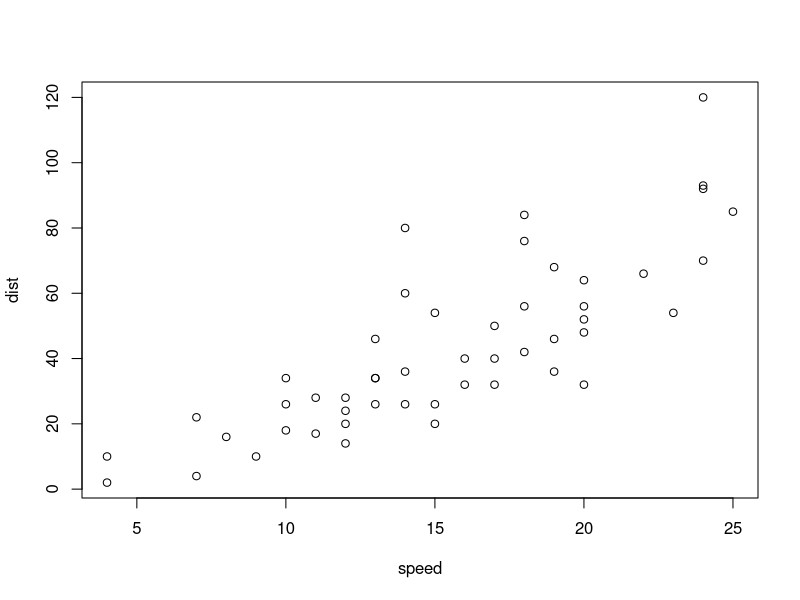
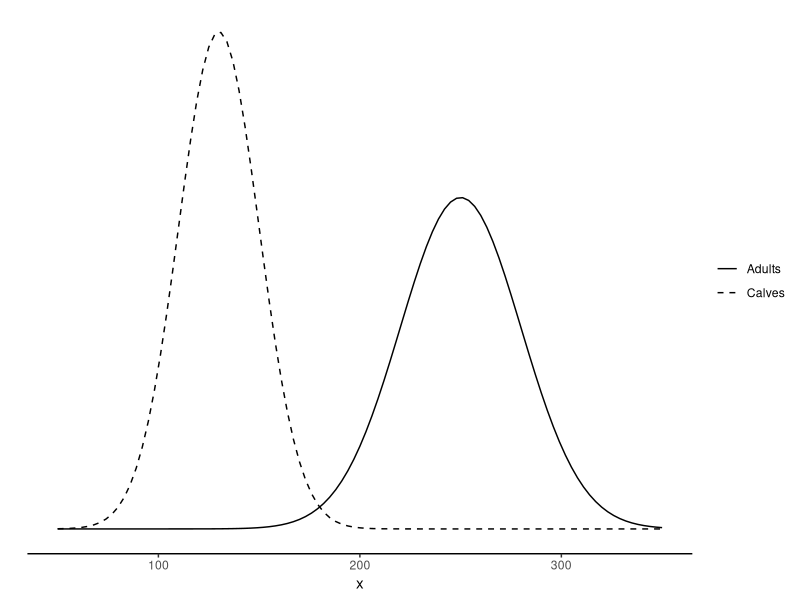

The R source for these figures, in order: (Note: this script raises an error after producing the figures.)
## ---- chunk 1
knitr::opts_chunk$set(echo = TRUE, eval=FALSE)
## ---- chunk 2
data.frame(Kalb =c(1,2,3,5,3),
    Geschlecht =c("M","F","F","M","M"),
    Vater =c(1,3,1,4,3),
    Mutter =c(NA,2,2,5,6),
    WWG =c(4.5,2.9,3.9,3.5,5.0))
## ---- chunk 3
plot(cars)
## ---- chunk 4
library(ggplot2)
p1 <- ggplot(data = data.frame(x = c(50, 350)), aes(x)) +
  stat_function(fun = dnorm, n = 101, args = list(mean = 250, sd = 30),aes(linetype="Adults")) + ylab("") +
  stat_function(fun = dnorm, n = 101, args = list(mean = 130, sd = 20),aes(linetype="Calves"))+
  scale_linetype_manual(values=c("solid","dashed"), guide = guide_legend(title=NULL))+
  scale_y_continuous(breaks = NULL)+
  theme_classic()
p1
## ---- chunk 5
knitr::include_graphics("`r system.file('extdata','Qualitas',package='Exemplary')`")
## ---- chunk 6
library(knitr)
library(kableExtra)
x<-data.frame(c("CC","CF", "CW"), c(0.5, -0.05, 0.52), c(-0.17, 0.73,-0.20), c(0.29,0.09,0.63))
colnames(x) <- c("","CC","CF", "CW")
kable(x, booktabs=T, caption="calves genetic variance-covariance matrix") %>%
kable_styling(latex_options=c("hold_position")) %>%
  add_header_above(c("","w"=2,"d"= 1))
## ---- chunk 7
x<-data.frame(class = c("C", "H", "T", "A", "X"), profile=c("very convex", "convex", "linear", "concave", "very concave"), description=c("leg: accentedly wide; back: accentedly wide and full; shoulder: accentedly pronounced","leg: wide; back: wide and full; shoulder: pronounced", "leg: well developed, quite wide; back: average large; shoulder: accentedly pronounced", "leg: moderateley developed, slim, hollow; back: moderateley developed til slim ; shoulder: flat", "leg: poorly developed, very slim, very hollow; back: slim, thin, pointy wither; shoulder: flat, hollow"))
kable(x, booktabs=T, caption="Description and carcass profile of carcass donformation classes") %>%
kable_styling(latex_options=c("hold_position"), full_width =T) %>%
column_spec(3, width="8cm")
  
## ---- chunk 8

library(knitr)

include_graphics("juhu.pdf", auto_pdf = T)

## ---- chunk 9
sg<-data.frame(p=c("sCC","sCF", "sCW"), sCC=c(0.4013, -0.00655, 0.03387), sCF=c( -0.00655, 0.13028,0.01322), sCW=c(0.03387,0.01322,0.01947))
colnames(sg) <- c(" ","sCC","sCF", "sCW")
kable(sg)
